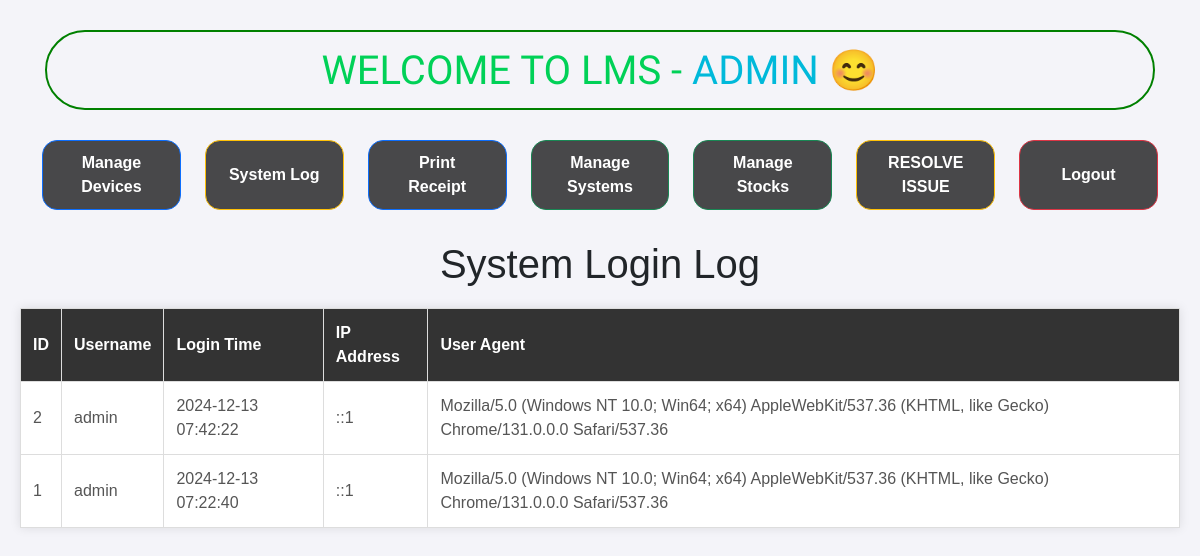
Screenshot of /admin/system_log.php (signed in) with the database file from the repository.
### tables this page shows
CREATE TABLE `system_log` (
  `id` int(11) NOT NULL,
  `username` varchar(255) NOT NULL,
  `login_time` timestamp NOT NULL DEFAULT current_timestamp(),
  `ip_address` varchar(255) NOT NULL,
  `user_agent` text NOT NULL
);

### admin/system_log.php (the view, shortened to what this page needs)
<?php
include 'header.php';
$query = "SELECT * FROM system_log ORDER BY login_time DESC";
$result = mysqli_query($conn, $query);
?>
<!DOCTYPE html>
<html lang="en">
<head>
    <link rel="stylesheet" href="admin_panel.css">
    <link rel="stylesheet" href="bootstrap.min.css">
    <link href='https://unpkg.com/boxicons@2.1.4/css/boxicons.min.css' rel='stylesheet'>
</head>
<body>
</head>
    <h1>System Login Log</h1>
    <table border="1">
        <thead>
            <tr>
                <th>ID</th>
                <th>Username</th>
                <th>Login Time</th>
                <th>IP Address</th>
                <th>User Agent</th>
            </tr>
        </thead>
        <tbody>
            <?php while ($log = mysqli_fetch_assoc($result)) { ?>
                <tr>
                    <td><?php echo $log['id']; ?></td>
                    <td><?php echo $log['username']; ?></td>
                    <td><?php echo $log['login_time']; ?></td>
                    <td><?php echo $log['ip_address']; ?></td>
                    <td><?php echo $log['user_agent']; ?></td>
                </tr>
            <?php } ?>
        </tbody>
    </table>
</body>
</html>

### admin/admin_panel.css (style rules this page uses)
* { margin: 0; padding: 0; box-sizing: border-box; }
body { background: #0b001b; color: white; }

### admin/system_log.php (style rules this page uses)
body { font-family: Arial, sans-serif; background-color: #f4f4f9; margin: 0; padding: 20px; }
h1 { text-align: center; margin-bottom: 20px; }
table { width: 100%; border-collapse: collapse; margin-top: 20px; box-shadow: 0 0 10px rgba(0, 0, 0, 0.1); }
th { background-color: #333; color: white; padding: 12px; text-align: left; font-size: 16px; }
td { background-color: #fff; padding: 12px; border: 1px solid #ddd; color: #555; text-align: left; }
table, th, td { border: 1px solid #ddd; }

### rows the page displays
system_log: id "2", username "admin", login_time "2024-12-13 07:42:22", ip_address "::1", user_agent "Mozilla/5.0 (Windows NT 10.0; Win64; x64) AppleWebKit/537.36 (KHTML, like Gecko) Chrome/131.0.0.0 Safari/537.36"
system_log: id "1", username "admin", login_time "2024-12-13 07:22:40", ip_address "::1", user_agent "Mozilla/5.0 (Windows NT 10.0; Win64; x64) AppleWebKit/537.36 (KHTML, like Gecko) Chrome/131.0.0.0 Safari/537.36"

### other values shown
$_SESSION['admin']['username'] "ADMIN"
